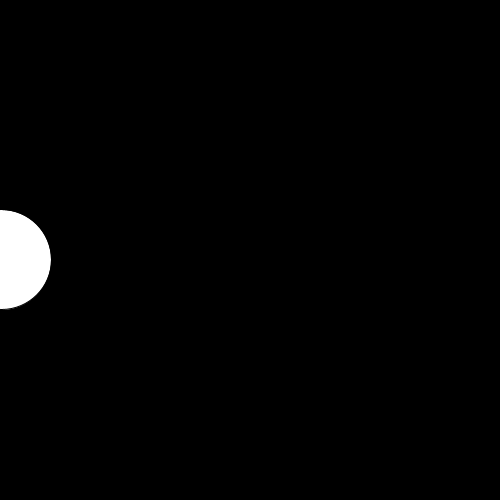
Frame 1 (no input)
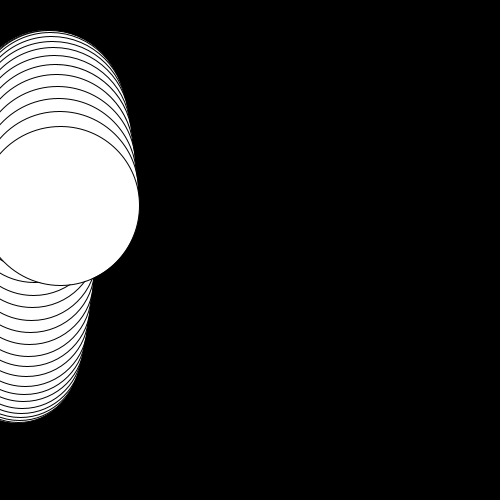
Frame 60 (the mouse pressed at the canvas centre just before this capture)
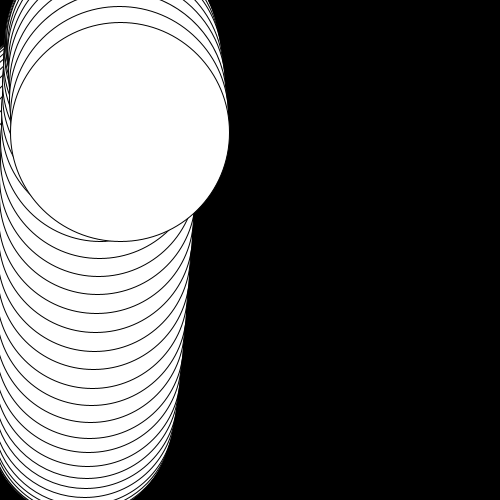
Frame 120 (the mouse held since frame 60 and released just before this capture)

The Processing sketch that drew these frames (run headless with seeded random() and noise(); from frame 60 on, the mouse is pressed at the canvas centre):

// Processing sketch: sin_cosin_week9
// ── sin_cosin_week9.pde
PVector position;
int r = 100;

void setup(){
  size(500, 500);
  background(0);
  
  position = new PVector(0, 0);
}

void draw(){
  //position.x = r*cos(frameCount*.1) +width/2;
  position.x += 1;
  position.y = r*sin(frameCount*.1) +height/2;
  
  ellipse(position.x, position.y, r, r);
  r += 1;
  if(r > width/2){
    background(0);
    position.x = 0;
    r = 0;
  }
}
